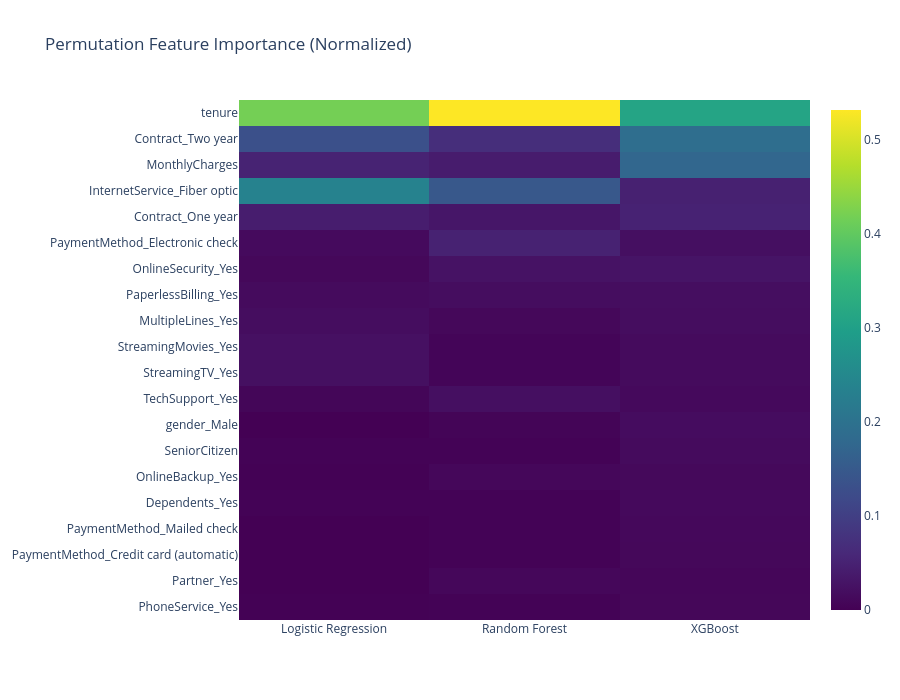

Notebook code for this chart:
### Code cell
# =========================
# Model Analysis
# =========================

fi_df = pd.DataFrame(feature_importances)

top_n = 20

top_features = (
    fi_df.mean(axis=1)
    .sort_values(ascending=False)
    .head(top_n)
    .index
)

fi_top = fi_df.loc[top_features]

fi_norm = fi_top.apply(lambda x: x / x.sum(), axis=0)

fig = px.imshow(
    fi_norm,
    color_continuous_scale="Viridis",
    aspect="auto",
    title="Permutation Feature Importance (Normalized)"
)

fig.update_layout(height=700)
fig.show()

driver_strength = fi_norm.mean(axis=1).sort_values(ascending=False)
top_drivers = driver_strength.head(10)

driver_table = top_drivers.reset_index()
driver_table.columns = ["Feature", "Importance"]
def map_driver(feature):
    if "InternetService" in feature:
        return "Service Type Risk"
    if "Contract" in feature:
        return "Contract Stickiness"
    if "PaymentMethod" in feature or "MonthlyCharges" in feature:
        return "Pricing Sensitivity"
    if "tenure" in feature or "TotalCharges" in feature:
        return "Customer Lifecycle"
    if "TechSupport" in feature or "OnlineSecurity" in feature:
        return "Support Engagement"
    return "Other"

driver_table["Category"] = driver_table["Feature"].apply(map_driver)

summary = (
    driver_table
    .groupby("Category")
    .agg(
        Total_Importance=("Importance", "sum"),
        Feature_Count=("Feature", "count")
    )
    .sort_values("Total_Importance", ascending=False)
)
display(driver_table)
display(summary)

# ---------------------------------------------------------
# SHAP
# ---------------------------------------------------------
scaler = best_model.named_steps["scaler"]
lr_model = best_model.named_steps["model"]

feature_names = x_raw.columns.tolist()

x_shap = x_raw.astype(float)
x_scaled = scaler.transform(x_shap)

explainer = shap.LinearExplainer(
    lr_model,
    x_scaled,
    feature_names=feature_names
)

shap_values = explainer(x_scaled)


shap.plots.beeswarm(shap_values)

shap.plots.bar(shap_values)

### Figure 1 — Plotly figure (JSON) as saved in the notebook; plotly's stock layout.template omitted (floating-point values rounded to 4 significant figures)
{"data": [{"coloraxis": "coloraxis", "hovertemplate": "x: %{x}<br>y: %{y}<br>color: %{z}<extra></extra>", "name": "0", "type": "heatmap", "x": ["Logistic Regression", "Random Forest", "XGBoost"], "xaxis": "x", "y": ["tenure", "Contract_Two year", "MonthlyCharges", "InternetService_Fiber optic", "Contract_One year", "PaymentMethod_Electronic check", "OnlineSecurity_Yes", "PaperlessBilling_Yes", "MultipleLines_Yes", "StreamingMovies_Yes", "StreamingTV_Yes", "TechSupport_Yes", "gender_Male", "SeniorCitizen", "OnlineBackup_Yes", "Dependents_Yes", "PaymentMethod_Mailed check", "PaymentMethod_Credit card (automatic)", "Partner_Yes", "PhoneService_Yes"], "yaxis": "y", "z": [[0.4183, 0.532, 0.3106], [0.1318, 0.06917, 0.1903], [0.05128, 0.04142, 0.1747], [0.2369, 0.1463, 0.04798], [0.04231, 0.03238, 0.0506], [0.01431, 0.04972, 0.02189], [0.01031, 0.02595, 0.02896], [0.01514, 0.01826, 0.01977], [0.01819, 0.01001, 0.01827], [0.02277, 0.006566, 0.01515], [0.02215, 0.006308, 0.01513], [0.007338, 0.02164, 0.01233], [0.0002153, 0.005332, 0.01735], [0.003663, 0.003777, 0.0145], [0.0009273, 0.009067, 0.01213], [0.002506, 0.003468, 0.01267], [2.094e-06, 0.002934, 0.01106], [0.0007465, 0.003672, 0.01041], [-1.004e-05, 0.009465, 0.0077], [0.001076, 0.002621, 0.008545]]}], "layout": {"coloraxis": {"autocolorscale": false, "colorscale": [[0, "#440154"], [0.1111, "#482878"], [0.2222, "#3e4989"], [0.3333, "#31688e"], [0.4444, "#26828e"], [0.5556, "#1f9e89"], [0.6667, "#35b779"], [0.7778, "#6ece58"], [0.8889, "#b5de2b"], [1, "#fde725"]]}, "height": 700, "title": {"text": "Permutation Feature Importance (Normalized)"}, "xaxis": {"anchor": "y", "domain": [0, 1]}, "yaxis": {"anchor": "x", "autorange": "reversed", "domain": [0, 1]}}}
